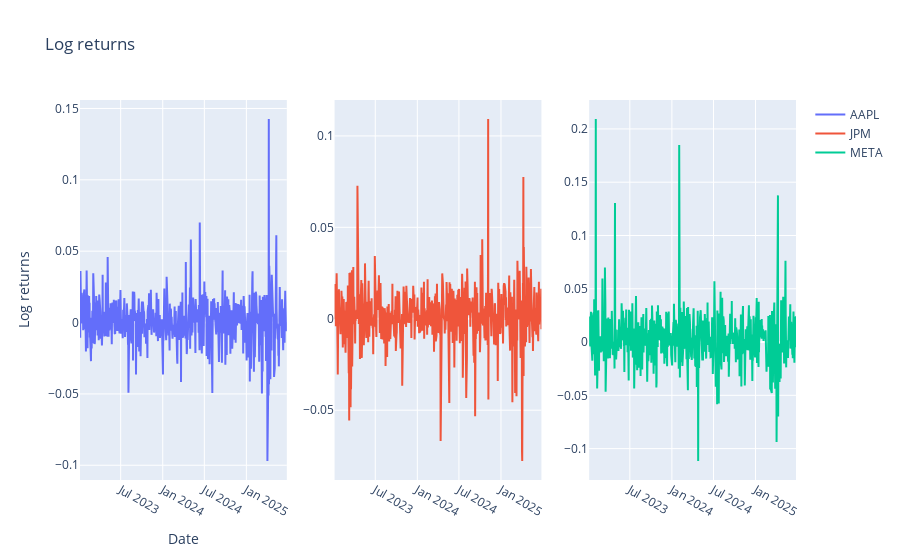

Write notebook code for a chart like this one.
### Markdown cell above
1.  Construct daily log-returns for AAPL, MSFT, JPM; plot series and comment on trends/volatility.
2.  Estimate correlation functions of returns and absolute returns across assets and lags 0–25; comment.
3.  QQ plots vs Normal; perform Jarque–Bera test and discuss normality.

### Code cell
import plotly.express as px
import plotly.graph_objects as go
from plotly.subplots import make_subplots

# Plotting log returns for each stock

log_returns = np.log(prices / prices.shift(1)).dropna()


fig = make_subplots(rows=1, cols=3)
fig.add_trace(
    go.Scatter(x=log_returns.index, y=log_returns["AAPL"], name="AAPL"), row=1, col=1
)
fig.add_trace(
    go.Scatter(x=log_returns.index, y=log_returns["JPM"], name="JPM"), row=1, col=2
)
fig.add_trace(
    go.Scatter(x=log_returns.index, y=log_returns["META"], name="META"), row=1, col=3
)
fig.update_layout(
    title=dict(text="Log returns"),
    xaxis=dict(title=dict(text="Date")),
    yaxis=dict(title=dict(text="Log returns")),
    legend=dict(),
)
fig.show()

### Figure 1 — Plotly figure (JSON) as saved in the notebook; plotly's stock layout.template omitted (floating-point values rounded to 4 significant figures; data arrays with more than 128 entries replaced by an {"elided": "..."} marker saying what was removed)
{"data": [{"name": "AAPL", "type": "scatter", "x": {"elided": "622 str values"}, "xaxis": "x", "y": {"elided": "622 float values"}, "yaxis": "y"}, {"name": "JPM", "type": "scatter", "x": {"elided": "622 str values"}, "xaxis": "x2", "y": {"elided": "622 float values"}, "yaxis": "y2"}, {"name": "META", "type": "scatter", "x": {"elided": "622 str values"}, "xaxis": "x3", "y": {"elided": "622 float values"}, "yaxis": "y3"}], "layout": {"title": {"text": "Log returns"}, "xaxis": {"anchor": "y", "domain": [0, 0.2889], "title": {"text": "Date"}}, "xaxis2": {"anchor": "y2", "domain": [0.3556, 0.6444]}, "xaxis3": {"anchor": "y3", "domain": [0.7111, 1]}, "yaxis": {"anchor": "x", "domain": [0, 1], "title": {"text": "Log returns"}}, "yaxis2": {"anchor": "x2", "domain": [0, 1]}, "yaxis3": {"anchor": "x3", "domain": [0, 1]}}}
